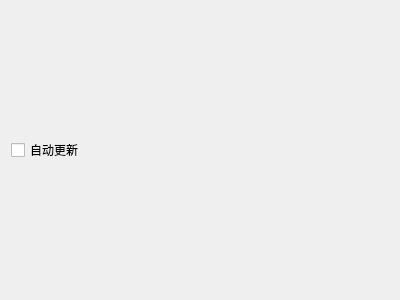
<?xml version="1.0" encoding="UTF-8"?>
<ui version="4.0">
 <class>PageWidgetsCollect</class>
 <widget class="QWidget" name="PageWidgetsCollect">
  <property name="geometry">
   <rect>
    <x>0</x>
    <y>0</y>
    <width>400</width>
    <height>300</height>
   </rect>
  </property>
  <property name="windowTitle">
   <string>Form</string>
  </property>
  <layout class="QVBoxLayout" name="verticalLayout_2" stretch="0,1">
   <item>
    <layout class="QHBoxLayout" name="horizontalLayout">
     <item>
      <widget class="QCheckBox" name="checkBox">
       <property name="text">
        <string>自动更新</string>
       </property>
       <property name="checked">
        <bool>false</bool>
       </property>
      </widget>
     </item>
     <item>
      <spacer name="horizontalSpacer">
       <property name="orientation">
        <enum>Qt::Horizontal</enum>
       </property>
       <property name="sizeHint" stdset="0">
        <size>
         <width>40</width>
         <height>20</height>
        </size>
       </property>
      </spacer>
     </item>
    </layout>
   </item>
   <item>
    <layout class="QVBoxLayout" name="verticalLayout"/>
   </item>
  </layout>
 </widget>
 <resources/>
 <connections/>
</ui>
